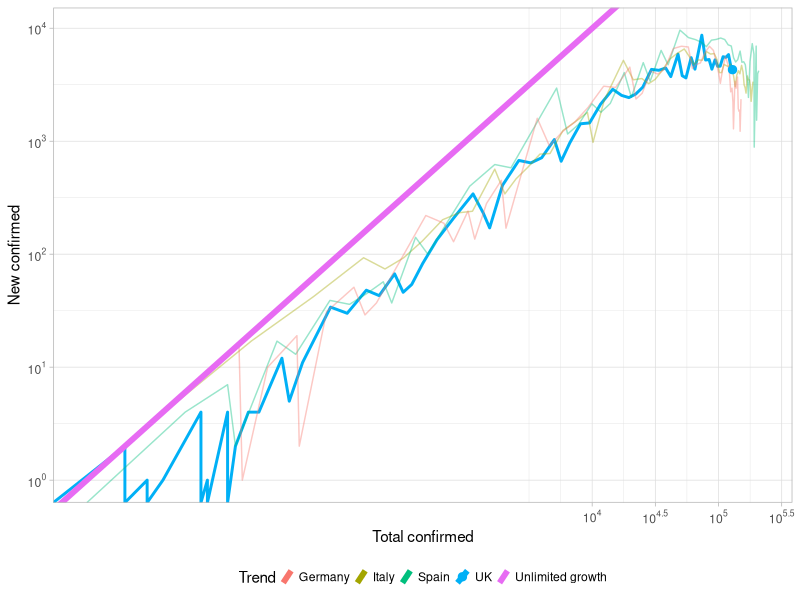
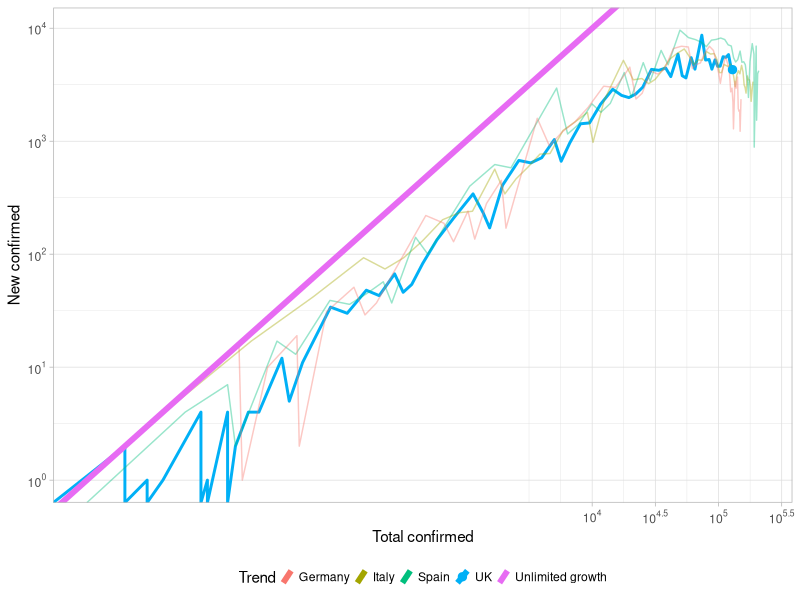

The R source for these figures, in order:
# setwd("~/Documents/GitHub/Covid19predict/visualisation")
library(ggplot2)
library(scales)

dfUK = read.csv("../daraPreProcess/historyfigures.csv", header = T)
dfChina_m = read.csv("China_m.csv", header = T)
dfKorea_s = read.csv("korea_s.csv", header = T)
dfGermany = read.csv("germany.csv", header = T)
dfItaly = read.csv("italy.csv", header = T)
dfSpain = read.csv("spain.csv", header = T)


dfUK$newConfirmed = 0
for (item in 2:nrow(dfUK)) {
  dfUK$newConfirmed[item] = dfUK$confirmed[item] - dfUK$confirmed[item-1]
}


ggplot(data = dfUK, aes(x = dfUK$confirmed, y = dfUK$newConfirmed, color = "UK")) +
  geom_line(size =1)+
  #geom_line(data = dfChina_m, aes(x = China, y=china_new, color = "China"))+
  #geom_line(data = dfKorea_s, aes(x = KoreaS, y=KoreaS_new, color = "KoreaS"))+
  geom_line(data = dfItaly, aes(x = Italy, y=Italy_new, color = "Italy"), alpha = 0.4)+
  geom_line(data = dfSpain, aes(x = Spain, y=Spain_new, color = "Spain"), alpha = 0.4)+
  geom_line(data = dfGermany, aes(x = Germany, y=Germany_new, color = "Germany"), alpha = 0.4)+
  geom_point(data = dfUK[c(nrow(dfUK)),c(1:length(dfUK))], aes(x = confirmed, y = newConfirmed), size = 2.5)+
  #stat_smooth(geom='line', alpha=0.6, se=FALSE, size = 1.5)+
  geom_abline(aes(slope = 1, intercept = 0, color = "Unlimited growth"), show.legend = T, size = 2)+
  xlab("Total confirmed")+
  labs(color = "Trend")+
  ylab("New confirmed")+
  theme_light()+
  theme(legend.key.size =  unit(2, "mm"),
        legend.position="bottom")+
  scale_x_continuous(trans='log10',breaks = trans_breaks("log10", function(x) 10^x)(c(1e4, 1e6)), labels = trans_format("log10", math_format(10^.x))) +
  scale_y_continuous(trans='log10',breaks = trans_breaks("log10", function(x) 10^x), labels = trans_format("log10", math_format(10^.x)))

ggsave("CompareTrend.png", scale = 2.5, width = 9, height = 5, units = "cm", dpi = "retina")
